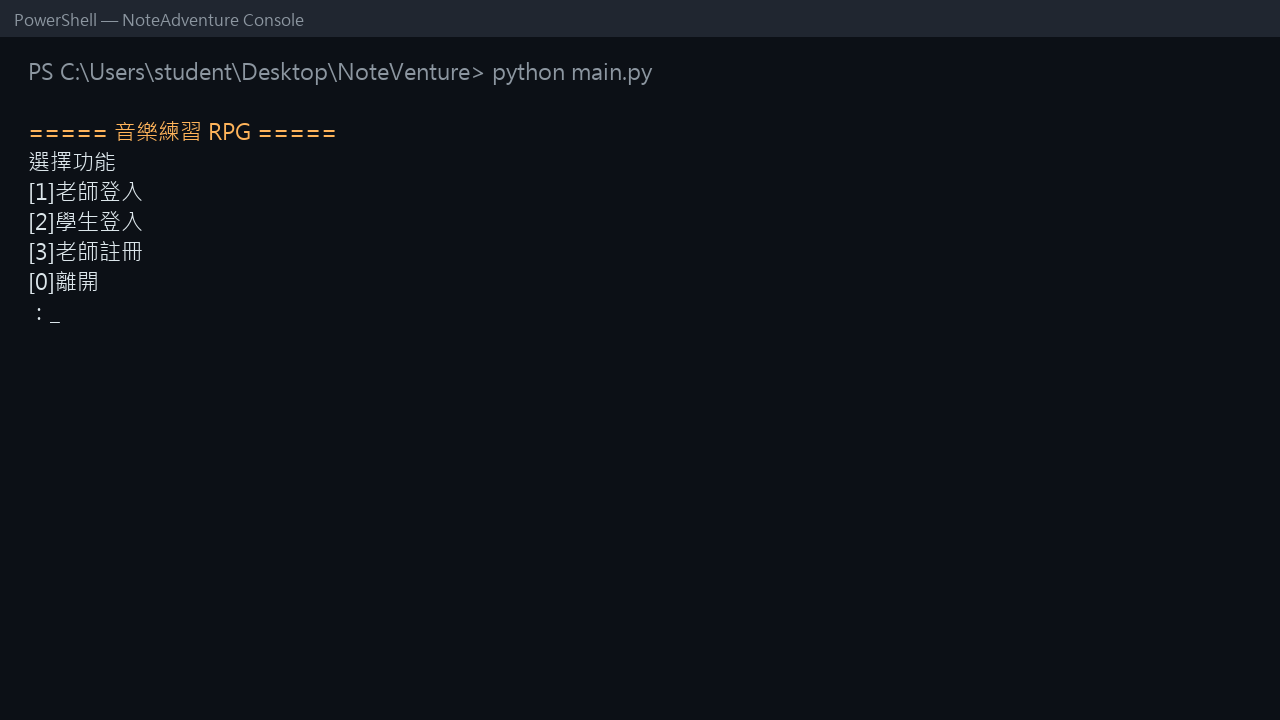
#> input picture docs/midterm_ppt/screenshots/c01_console_main.png, 1280 x 720 px
$ python crop_focus.py
#> lines starting #> are read from the running program, lines starting #| are printed output that depends on the picture
# -*- coding: utf-8 -*-
"""把原始截圖裁成「重點內容」，減少空白與側欄，方便簡報清楚顯示。"""
from pathlib import Path

from PIL import Image

ROOT = Path(__file__).resolve().parent
SRC = ROOT / 'screenshots'
DST = ROOT / 'screenshots_crop'
DST.mkdir(parents=True, exist_ok=True)

# (left, top, right, bottom) — 以 screenshots/ 原始尺寸為準
CROPS = {
    # Console：只留選單文字區（含標題列）
    'c01_console_main.png': (0, 0, 560, 340),
    'c02_console_teacher.png': (0, 0, 640, 500),
    'c03_console_student.png': (0, 0, 600, 430),

    # Streamlit 老師：裁掉左側選單與右側空白，放大主內容
    '02_teacher_home.png': (300, 40, 1220, 840),
    '03_teacher_students.png': (300, 40, 1280, 780),
    '04_teacher_quests.png': (300, 50, 1400, 560),
    '05_teacher_uploads.png': (300, 50, 1340, 640),
    '06_teacher_shop.png': (300, 50, 1340, 640),
    '07_teacher_redeem.png': (300, 50, 1340, 640),

    # Streamlit 學生頁（轉折對比用）：側欄 + 首頁摘要
    '09_student_home.png': (0, 40, 1100, 780),

    # 學生 HTML：裁到功能面板／地圖主體
    'html_01_login.png': (440, 100, 1000, 800),
    'html_02_home.png': (60, 20, 1380, 880),
    'html_03_practice.png': (420, 150, 1020, 740),
    'html_04_quests.png': (420, 150, 1020, 620),
    'html_05_pet.png': (360, 180, 1080, 820),
    'html_06_shop.png': (420, 140, 1020, 700),
    'html_07_class.png': (200, 140, 1160, 760),
    'html_08_settings.png': (400, 100, 1040, 800),
}


def clamp_box(w, h, box):
    left, top, right, bottom = box
    left = max(0, min(left, w - 1))
    top = max(0, min(top, h - 1))
    right = max(left + 1, min(right, w))
    bottom = max(top + 1, min(bottom, h))
    return (left, top, right, bottom)


def main():
    count = 0
    for name, box in CROPS.items():
        src = SRC / name
        if not src.exists():
            print('skip missing', name)
            continue
        im = Image.open(src)
#> im is the input picture: PIL image 1280x720 RGB; mean R, G, B 14.4, 18.4, 24.5
        crop = im.crop(clamp_box(im.width, im.height, box))
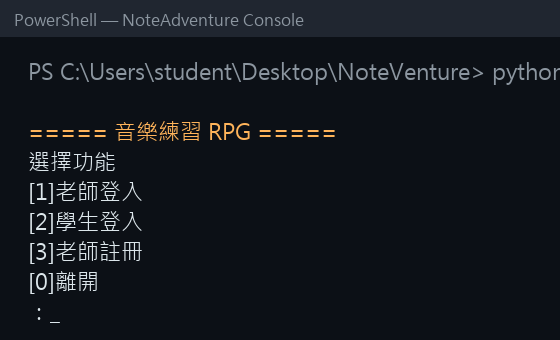
#> crop: PIL image 560x340 RGB; mean R, G, B 20.4, 24.4, 30.3
        out = DST / name
        crop.save(out)
        print(f'{name}: {im.size} -> {crop.size} ratio={crop.width / crop.height:.2f}')
#| c01_console_main.png: (1280, 720) -> (560, 340) ratio=1.65
        count += 1
#> pass 2 of the loop in main, `for name, box in CROPS.items():`:
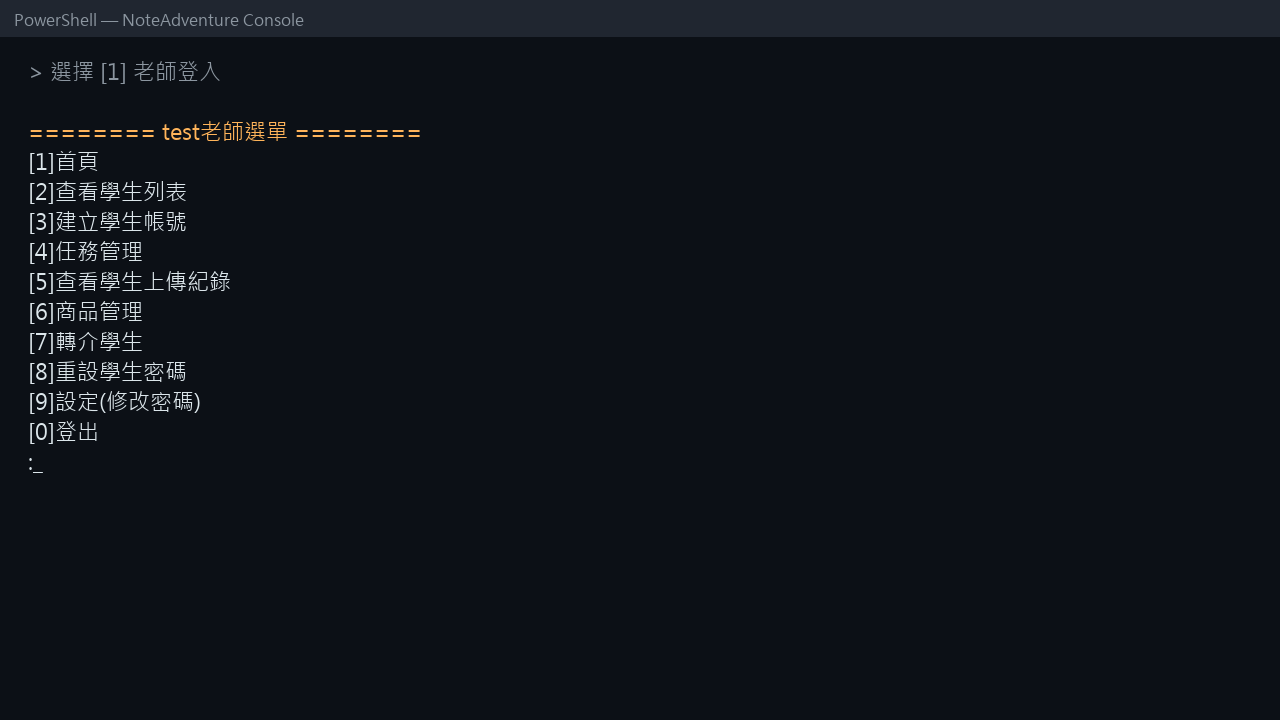
#> input picture docs/midterm_ppt/screenshots/c02_console_teacher.png, 1280 x 720 px
#> in main, im is the input picture: PIL image 1280x720 RGB; mean R, G, B 15.1, 19.2, 25.2
#> in main, `crop = im.crop(clamp_box(im.width, im.height, box))`:
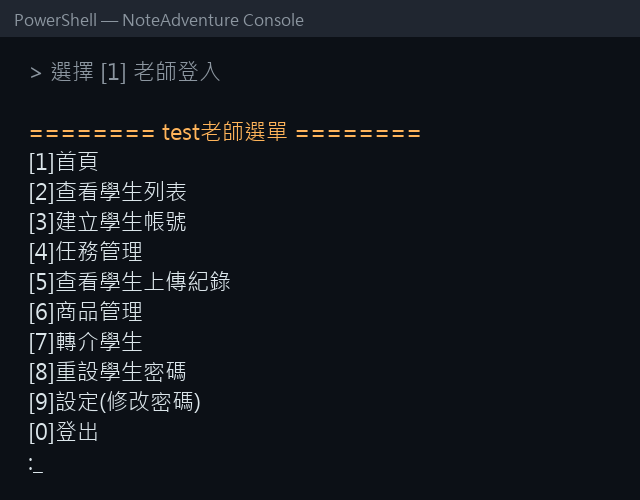
#> crop: PIL image 640x500 RGB; mean R, G, B 19.5, 23.5, 29.3
#| c02_console_teacher.png: (1280, 720) -> (640, 500) ratio=1.28
#> pass 3 of the loop in main, `for name, box in CROPS.items():`:
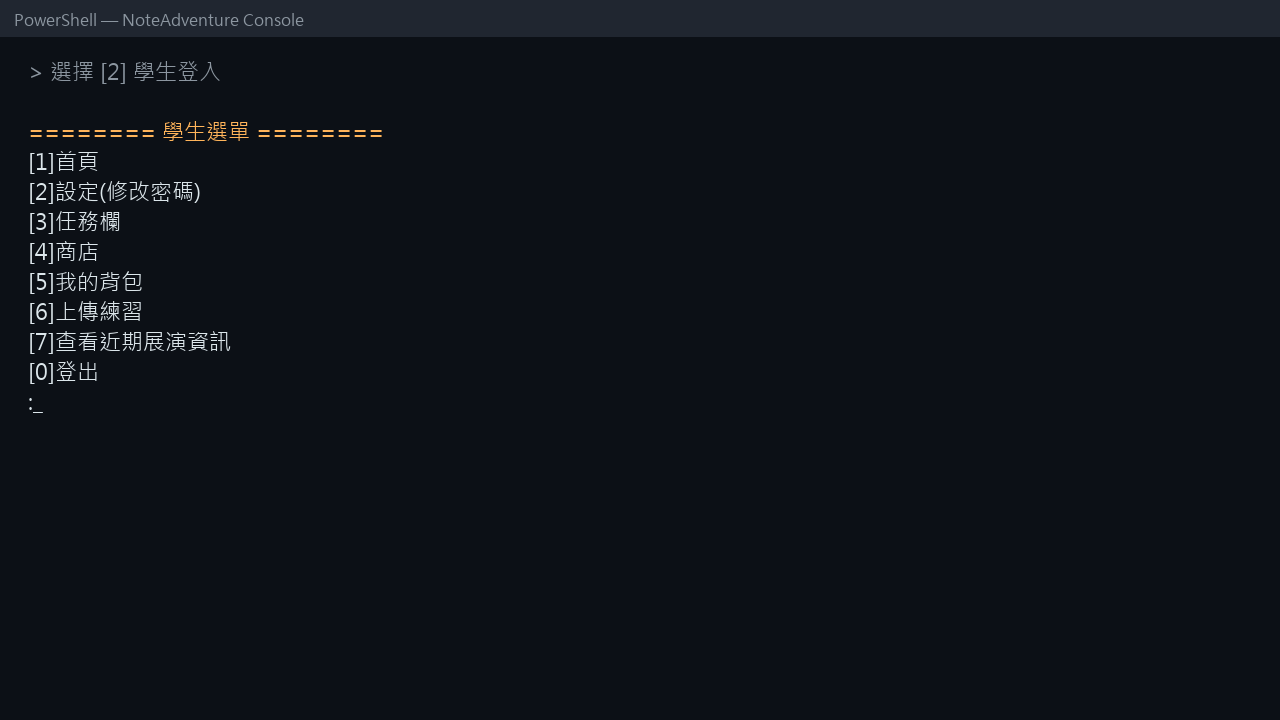
#> input picture docs/midterm_ppt/screenshots/c03_console_student.png, 1280 x 720 px
#> in main, im is the input picture: PIL image 1280x720 RGB; mean R, G, B 14.6, 18.6, 24.7
#> in main, `crop = im.crop(clamp_box(im.width, im.height, box))`:
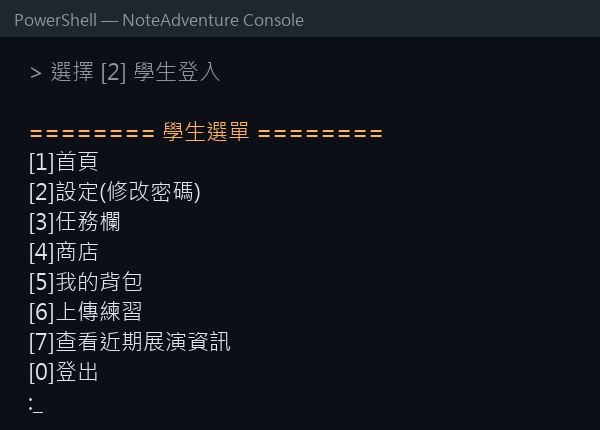
#> crop: PIL image 600x430 RGB; mean R, G, B 19.2, 23.2, 29.1
#| c03_console_student.png: (1280, 720) -> (600, 430) ratio=1.40
#> the loop made 18 passes; the first 3 are shown
    print(f'done, cropped {count} files -> {DST}')


if __name__ == '__main__':
    main()
